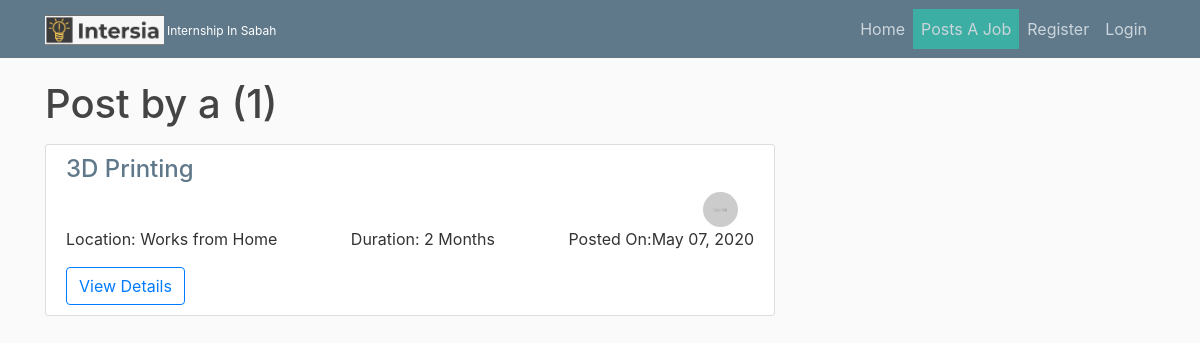
Screenshot of /user/a with the database file from the repository.
### joblist/models.py (models this page shows, shortened)
class Post(models.Model):
    JOB_CATEGORY =(
    (".NET Development", ".NET Development"),
    ("3D Printing", "3D Printing"),
    ("Accounts", "Accounts"),
    ("Acting", "Acting"),
    ("Agriculture & Food Engineering", "Agriculture & Food Engineering"),
    ("Analytics", "Analytics"),
    ("Android App Development", "Android App Development"),
    ("Angular.js Development", "Angular.js Development"),
    ("Animation", "Animation"),
    ("Architecture", "Architecture"),
    ("Artificial Intelligence (AI)", "Artificial Intelligence (AI)"),
    ("ASP.NET Development", "ASP.NET Development"),
    ("Automobile Engineering", "Automobile Engineering"),
    ("Backend Development", "Backend Development"),
    ("Big Data", "Big Data"),
    ("Bioinformatics", "Bioinformatics"),
    ("Biology", "Biology"),
    ("Biotechnology Engineering", "Biotechnology Engineering"),
    ("Blogging", "Blogging"),
    ("Brand Management", "Brand Management"),
    ("CAD Design", "CAD Design"),
    ("Campus Ambassador", "Campus Ambassador"),
    ("Chartered Accountancy (CA)", "Chartered Accountancy (CA)"),
    ("Chemical Engineering", "Chemical Engineering"),
    ("Chemistry", "Chemistry"),
    ("Cinematography", "Cinematography"),
    ("Civil Engineering", "Civil Engineering"),
    ("Client Servicing", "Client Servicing"),
    ("Cloud Computing", "Cloud Computing"),
    ("Commerce", "Commerce"),
    ("Company Secretary (CS)", "Company Secretary (CS)"),
    ("Computer Science", "Computer Science"),
    ("Computer Vision", "Computer Vision"),
    ("Content Writing", "Content Writing"),
    ("Copywriting", "Copywriting"),
    ("Creative Writing", "Creative Writing"),
    ("Customer Service", "Customer Service"),
    ("Cyber Security", "Cyber Security"),
    ("Data Entry", "Data Entry"),
    ("Data Science", "Data Science"),
    ("Database Building", "Database Building"),
    ("Design", "Design"),
    ("Digital Marketing", "Digital Marketing"),
    ("Editorial", "Editorial"),
    ("Electrical Engineering", "Electrical Engineering"),
    ("Electronics Engineering", "Electronics Engineering"),
    ("Embedded Systems", "Embedded Systems"),
   ("Energy Science & Engineering", "Energy Science & Engineering"),
   ("Engineering", "Engineering"),
   ("Engineering Design", "Engineering Design"),
   ("Environmental Sciences", "Environmental Sciences"),
   ("Event Management", "Event Management"),
   ("Facebook Marketing", "Facebook Marketing"),
   ("Fashion Design", "Fashion Design"),
   ("Film Making", "Film Making"),
   ("Finance", "Finance"),
   ("Front End Development", "Front End Development"),
   ("Full Stack Development", "Full Stack Development"),
   ("Fundraising", "Fundraising"),
   ("Game Development", "Game Development"),
   ("General Management", "General Management"),
   ("Government", "Government"),
   ("Graphic Design", "Graphic Design"),
   ("Hospitality", "Hospitality"),
   ("Hotel Management", "Hotel Management"),
   ("Human Resources (HR)", "Human Resources (HR)"),
   ("Humanities", "Humanities"),
   ("Image Processing", "Image Processing"),
   ("Industrial & Production Engineering", "Industrial & Production Engineering"),
   ("Industrial Design", "Industrial Design"),
   ("Information Technology", "Information Technology"),
   ("Instrumentation & Control Engineering", "Instrumentation & Control Engineering"),
   ("Interior Design", "Interior Design"),
   ("Internet of Things (IoT)", "Internet of Things (IoT)"),
   ("iOS App Development", "iOS App Development"),
   ("Java Development", "Java Development"),
   ("Javascript Development", "Javascript Development"),
   ("Journalism", "Journalism"),
   ("Law", "Law"),
   ("Legal Research", "Legal Research"),
   ("Machine Learning", "Machine Learning"),
   ("Magento Development", "Magento Development"),
   ("Manufacturing Engineering", "Manufacturing Engineering"),
   ("Market/Business Research", "Market/Business Research"),
   ("Marketing", "Marketing"),
   ("Mathematics", "Mathematics"),
   ("Mathematics & Computing", "Mathematics & Computing"),
   ("MBA", "MBA"),
   ("Mechanical Engineering", "Mechanical Engineering"),
   ("Mechatronics", "Mechatronics"),
   ("Media", "Media"),
   ("Medicine", "Medicine"),
   ("Merchandise Design", "Merchandise Design"),
   ("Metallurgical Engineering", "Metallurgical Engineering"),
   ("Mobile App Development", "Mobile App Development"),
   ("Motion Graphics", "Motion Graphics"),
   ("Naval Architecture and Ocean Engineeering", "Naval Architecture and Ocean Engineeering"),
   ("Network Engineering", "Network Engineering"),
   ("NGO", "NGO"),
   ("Node.js Development", "Node.js Development"),
   ("Operations", "Operations"),
   ("Pharmaceutical", "Pharmaceutical"),
   ("Photography", "Photography"),
   ("PHP Development", "PHP Development"),
   ("Physics", "Physics"),
   ("Political/Economics/Policy Research", "Political/Economics/Policy Research"),
   ("Public Relations (PR)", "Public Relations (PR)"),
   ("Product Management", "Product Management"),
   ("Programming", "Programming"),
   ("Psychology", "Psychology"),
   ("Python/Django Development", "Python/Django Development"),
   ("Recruitment", "Recruitment"),
   ("Ruby on Rails", "Ruby on Rails"),
   ("Sales", "Sales"),
   ("Science", "Science"),
   ("Search Engine Optimization (SEO)", "Search Engine Optimization (SEO)"),
   ("Social Media Marketing", "Social Media Marketing"),
   ("Social Work", "Social Work"),
   ("Software Development", "Software Development"),
   ("Software Testing", "Software Testing"),
   ("Statistics", "Statistics"),
   ("Strategy", "Strategy"),
   ("Supply Chain Management (SCM)", "Supply Chain Management (SCM)"),
   ("Teaching", "Teaching"),
   ("Telecalling", "Telecalling"),
   ("Travel & Tourism", "Travel & Tourism"),
   ("UI/UX Design", "UI/UX Design"),
   ("Video Making/Editing", "Video Making/Editing"),
   ("Videography", "Videography"),
   ("Volunteering", "Volunteering"),
   ("Web Development", "Web Development"),
   ("Wordpress Development", "Wordpress Development"),
  )
    DAERAH= (('Works from Home','Works from Home'),('Tawau','Tawau'),('Sandakan','Sandakan'),('Lahad Datu','Lahad Datu'),('Kota Kinabalu','Kota Kinabalu'),('Semporna','Semporna'))
    DURATION =(('1 Months','1 Months'),('2 Months','2 Months'),('3 Months','3 Months'),('4 Months','4 Months'),('5 Months','5 Months'),('6 Months','6 Months'))
    AVAILABLE =(('1','1'),('2','2'),('3','3'),('3','3'),('4','4'),('5','5'),('6','6'),('7','7'),('8','8'),('9','9'),('10','10'),('11','11'),('12','12'),('13','13'),('14','14'),('15','15'),('16','16'),('17','17'),('18','18'),('19','19'),('20','20'))
    content = models.TextField("About the work")
    responsibility = models.TextField("Selected intern's day-to-day responsibilities include")
    skills= models.CharField(max_length=100)
    perks = models.CharField(max_length=100)
    who_apply= models.TextField("Who can apply")
    date_posted = models.DateTimeField(default=timezone.now)
    author = models.ForeignKey(User, on_delete =models.CASCADE)
    available = models.CharField(max_length=2,choices= AVAILABLE )
    category= models.CharField(max_length=100, choices= JOB_CATEGORY)
    daerah= models.CharField(max_length=100, choices= DAERAH)
    duration= models.CharField(max_length=100, choices= DURATION)
    contact= models.CharField(max_length=100)

### users/models.py (models this page shows, shortened)
class Profile(models.Model):
    user = models.OneToOneField(User, on_delete=models.CASCADE)
    image= models.ImageField(default='default.jpg',upload_to="profile_pics")
    about_company=models.TextField()
    company_name =models.CharField(max_length=100)

### joblist/views.py (the view)
# urls.py: path('user/<str:username>', UserPostListView.as_view(), name='user-posts'),
class UserPostListView(ListView):
    model = Post
    template_name = 'joblist/user_post.html'
    context_object_name = 'posts'
    paginate_by = 15
    def get_queryset(self):
        user = get_object_or_404(User, username=self.kwargs.get('username'))
        return Post.objects.filter(author=user).order_by('-date_posted')

### joblist/templates/joblist/user_post.html (shortened to what this page needs)
{% extends "joblist/base.html" %}
{% block content %}
<h1 class="mb-3">Post by {{ view.kwargs.username}} ({{ page_obj.paginator.count}})</h1>
{% for post in posts %}
<article class="media content-section">
  <div class="media-body">
    <h4><a class="article-title" href="{% url 'post-detail' post.id %}" style="color: #5F788A;">{{ post.category }}</a></h4>
    <div style="display: flex;justify-content: space-between;">
      <h5>{{ post.author.profile.company_name }}</h5>   <img src="{{ post.author.profile.image.url }}" alt="" class="rounded-circle article-img">
    </div>
    <div class="" style="display: flex;justify-content: space-between;">
      <p>Location: {{ post.daerah }}</p>
      <p>Duration: {{ post.duration }}</p>
        <p>Posted On:{{ post.date_posted|date:"F d, Y" }}</p>
    </div>
      <a class="btn btn-outline-primary" href="{% url 'post-detail' post.id %}">View Details</a>
  </div>
</article>
{% endfor %}
{% endblock content %}

### joblist/static/joblist/main.css (style rules this page uses)
body { background: #fafafa; color: #333333; margin-top: 5rem; }
h1, h2, h3, h4, h5, h6 { color: #444444; }
.content-section { background: #ffffff; padding: 10px 20px; border: 1px solid #dddddd; border-radius: 3px; margin-bottom: 20px; }
.article-title { color: #444444; }
.article-img { height: 35px; width: 35px; margin-right: 16px; }

### rows the page displays
Post: category "3D Printing", author.profile.image (placeholder picture), daerah "Works from Home", duration "2 Months", date_posted "May 07, 2020"

### other values shown
{{ view.kwargs.username }} "a"
{{ page_obj.paginator.count }} "1"
